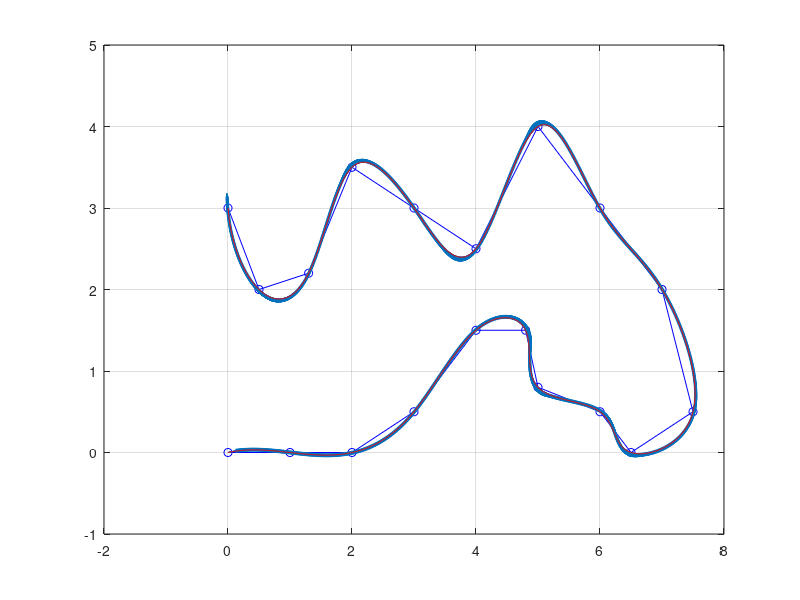

The MATLAB script that drew this image:
%% design path from points by spline

point = [0, 0;
    1, 0;
    2,0
    3,0.5
    4,1.5
    4.8, 1.5
    5,0.8
    6, 0.5
    6.5, 0
    7.5, 0.5
    7,2
    6, 3
    5, 4
    4., 2.5
    3, 3
    2., 3.5;
    1.3, 2.2
    0.5, 2.
    0,3];

s = 1:1:length(point);


px_spline = spline(s, point(:,1), 1:0.01:length(point));
py_spline = spline(s, point(:,2), 1:0.01:length(point));

p_spline = [px_spline', py_spline'];



%% insert yaw

yaw = zeros(length(px_spline), 1);
for i = 2:length(px_spline)-1
    x_forward = px_spline(i+1);
    x_backward = px_spline(i-1);
    y_forward = py_spline(i+1);
    y_backward = py_spline(i-1);
    yaw(i) = atan2(y_forward-y_backward, x_forward-x_backward);
end
yaw(1) = yaw(2);
yaw(end) = yaw(end-1);


%% plot with attitude

arrow_scale = 0.01;

figure(101);
plot(point(:,1), point(:,2), 'bo-'); hold on;
quiver(px_spline', py_spline', cos(yaw)*arrow_scale, sin(yaw)*arrow_scale);
plot(px_spline, py_spline,'r-'); grid on; hold off;

%% save path
path = [px_spline', py_spline', yaw];

save('path', 'path')